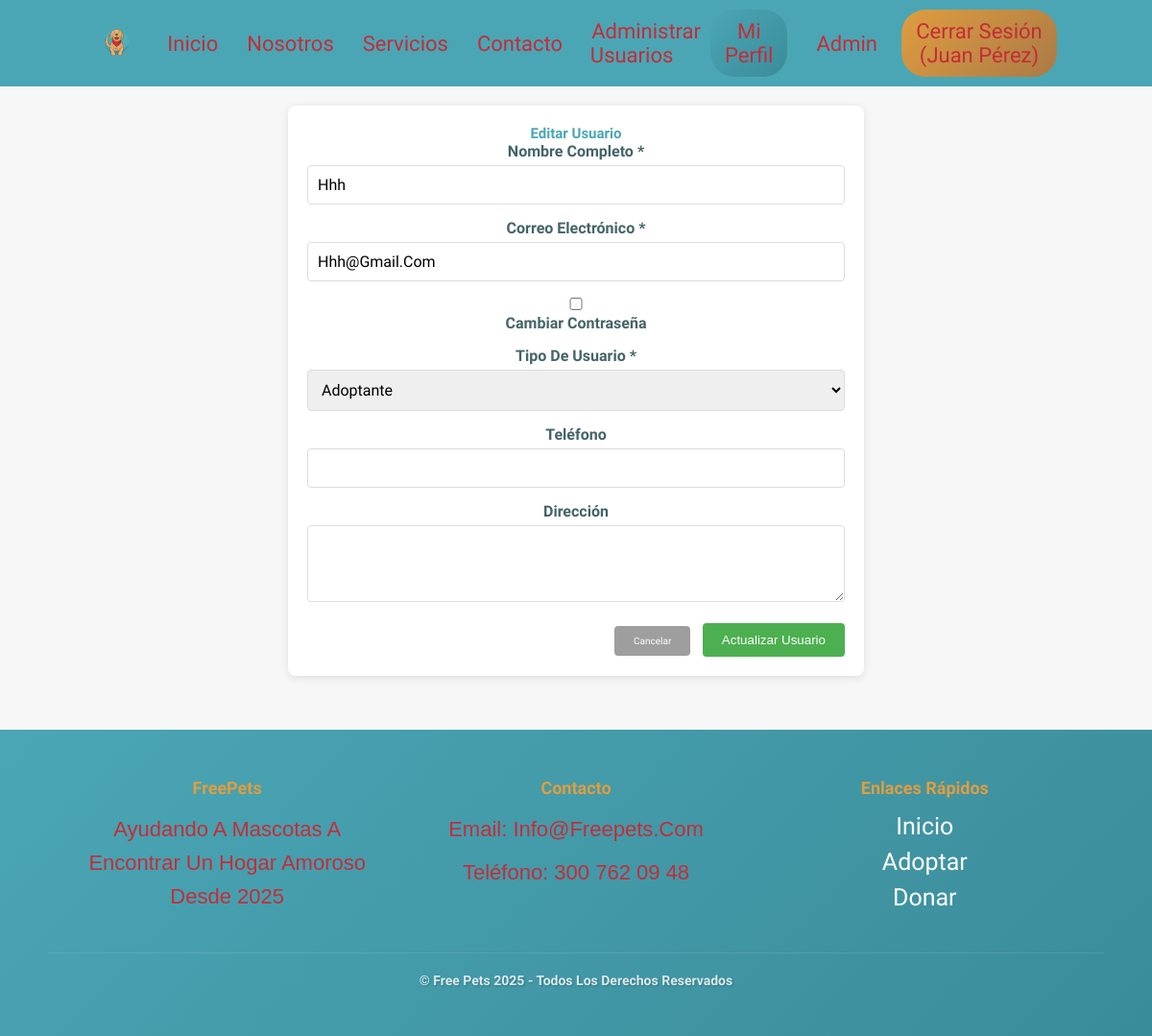
The app's page /editar_usuario.php?id=3 (signed in) with its own data.
### tables this page shows
CREATE TABLE `usuarios` (
  `id_usuario` int(11) NOT NULL,
  `nombre` varchar(100) NOT NULL,
  `correo` varchar(100) NOT NULL,
  `contraseña` varchar(255) NOT NULL,
  `tipo_usuario` enum('adoptante','admin') DEFAULT 'adoptante',
  `fecha_registro` timestamp NOT NULL DEFAULT current_timestamp(),
  `telefono` varchar(20) DEFAULT NULL,
  `direccion` text DEFAULT NULL
);

### editar_usuario.php (the view, shortened to what this page needs)
<?php
include 'conexion.php';
$id_usuario = isset($_GET['id']) ? $_GET['id'] : null;
$sql = "SELECT id_usuario, nombre, correo, tipo_usuario, telefono, direccion
        FROM usuarios WHERE id_usuario = ?";
$stmt = $conn->prepare($sql);
$stmt->bind_param("i", $id_usuario);
$stmt->execute();
$resultado = $stmt->get_result();
$usuario = $resultado->fetch_assoc();
?>
<!DOCTYPE html>
<html lang="es">
<head>
    <link rel="stylesheet" href="vista/style.css">
    <link rel="stylesheet" href="https://cdnjs.cloudflare.com/ajax/libs/font-awesome/6.5.0/css/all.min.css">
</head>
<body>
    <?php include 'includes/header.php'; ?>
    <div class="user-form">
        <h2>Editar Usuario</h2>
        <form method="POST" action="">
            <div class="form-group">
                <label for="nombre">Nombre completo *</label>
                <input type="text" id="nombre" name="nombre"
                       value="<?php echo htmlspecialchars($usuario['nombre']); ?>" required>
            </div>
            <div class="form-group">
                <label for="correo">Correo electrónico *</label>
                <input type="email" id="correo" name="correo"
                       value="<?php echo htmlspecialchars($usuario['correo']); ?>" required>
            </div>
            <div class="form-group">
                <label>
                    <input type="checkbox" id="cambiar_password" name="cambiar_password" value="1"
                           onchange="togglePasswordField()"> Cambiar contraseña
                </label>
            </div>
            <div class="form-group">
                <label for="tipo_usuario">Tipo de usuario *</label>
                <select id="tipo_usuario" name="tipo_usuario" required>
                    <option value="adoptante" <?php echo ($usuario['tipo_usuario'] == 'adoptante') ? 'selected' : ''; ?>>Adoptante</option>
                </select>
            </div>
            <div class="form-group">
                <label for="telefono">Teléfono</label>
                <input type="tel" id="telefono" name="telefono"
                       value="<?php echo htmlspecialchars($usuario['telefono']); ?>">
            </div>
            <div class="form-group">
                <label for="direccion">Dirección</label>
                <textarea id="direccion" name="direccion" rows="3"><?php echo htmlspecialchars($usuario['direccion']); ?></textarea>
            </div>
            <div class="form-actions">
                <a href="admin_usuarios.php" class="btn-cancel">Cancelar</a>
                <button type="submit" class="btn-submit">Actualizar Usuario</button>
            </div>
        </form>
    </div>
    <?php include 'includes/footer.php'; ?>
</body>
</html>

### vista/style.css (style rules this page uses)
* { margin: 0; padding: 0; box-sizing: border-box; text-decoration: none; list-style: none; outline: none; border: none; text-transform: capitalize; transition: .2s linear; }
html { font-size: 62.5%; overflow-x: hidden; scroll-padding-top: 9rem; scroll-behavior: smooth; }
body { font-family: "Oswald", sans-serif; color: #4aa6b5; text-align: center; background: #f7f7f7; padding-top: 9rem; }
.form-group { margin-bottom: 20px; }
.form-group label { display: block; margin-bottom: 8px; font-weight: bold; color: #446468; font-size: 16px; }
.form-group input, .form-group textarea, .form-group select { width: 100%; padding: 12px 15px; border: 2px solid #ddd; border-radius: 8px; font-size: 16px; font-family: "Oswald", sans-serif; transition: all 0.3s ease; }
.form-group textarea { resize: vertical; min-height: 80px; }
.user-form { max-width: 600px; margin: 20px auto; padding: 20px; background-color: #fff; border-radius: 8px; box-shadow: 0 2px 10px rgba(0, 0, 0, 0.1); }
.form-group { margin-bottom: 15px; }
.form-group label { display: block; margin-bottom: 5px; font-weight: bold; }
.form-group input, .form-group select, .form-group textarea { width: 100%; padding: 10px; border: 1px solid #ddd; border-radius: 4px; font-size: 16px; }
.form-actions { margin-top: 20px; text-align: right; }
.btn-submit { background-color: #4CAF50; color: white; padding: 10px 20px; border: none; border-radius: 4px; cursor: pointer; }
.btn-cancel { background-color: #9e9e9e; color: white; padding: 10px 20px; border: none; border-radius: 4px; cursor: pointer; text-decoration: none; display: inline-block; margin-right: 10px; }

### records on screen
usuarios: nombre "hhh", correo "hhh@gmail.com", tipo_usuario "Adoptante"

### other values on screen
$_SESSION['nombre'] "Juan Pérez"
